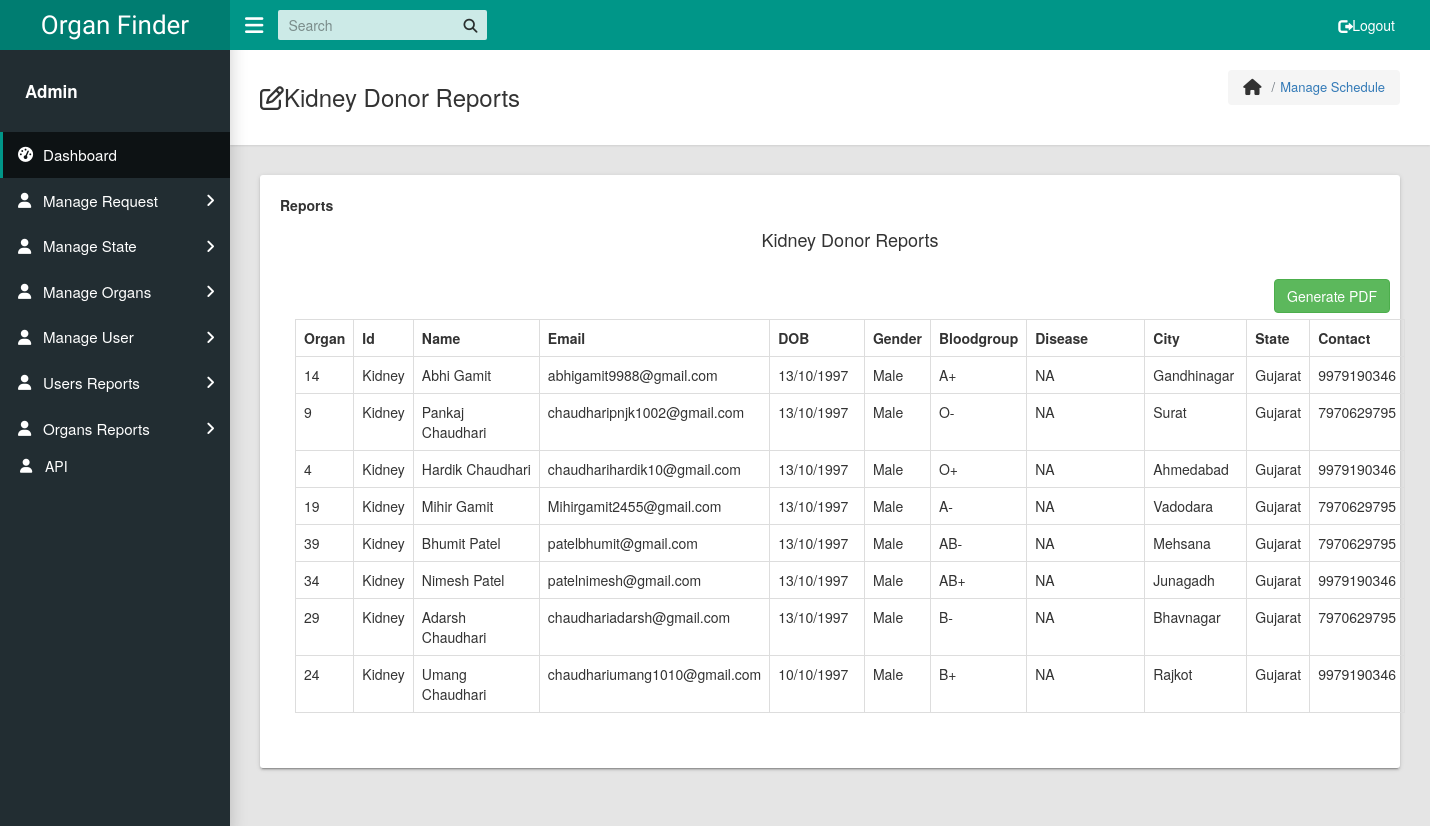
/reports/KidneyDonorReport.php, run on the app's committed database.
### tables this page shows
CREATE TABLE `donorreg` (
  `id` int(11) NOT NULL,
  `d_name` varchar(50) NOT NULL,
  `d_email` varchar(50) NOT NULL,
  `d_pass` varchar(50) NOT NULL,
  `d_dob` varchar(50) NOT NULL,
  `d_gender` varchar(50) NOT NULL,
  `d_bloodgroup` varchar(50) NOT NULL,
  `d_disease` varchar(100) NOT NULL,
  `d_state` varchar(100) NOT NULL,
  `d_category` varchar(150) NOT NULL,
  `d_city` varchar(100) NOT NULL,
  `d_contact` varchar(100) NOT NULL
);

### reports/KidneyDonorReport.php (the view, shortened to what this page needs)
<?php
 function fetch_data()
 {
      $output = '';
    include "../config.php";
    $sql = "SELECT * FROM donorreg Where d_category='Kidney' ";
      $result = mysqli_query($conn, $sql);
      while($row = mysqli_fetch_array($result))
      {
      $output .= '<tr>
                          <td>'.$row["id"].'</td>
                          <td>'.$row["d_category"].'</td>
                          <td>'.$row["d_name"].'</td>
                          <td>'.$row["d_email"].'</td>
                          <td>'.$row["d_dob"].'</td>
                          <td>'.$row["d_gender"].'</td>
                          <td>'.$row["d_bloodgroup"].'</td>
                          <td>'.$row["d_disease"].'</td>
                          <td>'.$row["d_city"].'</td>
                          <td>'.$row["d_state"].'</td>
                          <td>'.$row["d_contact"].'</td>
                     </tr>
                          ';
      }
      return $output;
 }
 ?>
<!DOCTYPE html>
<html lang="en">
<head>
    <link rel="stylesheet" type="text/css" href="../css/main.css">
	<link rel="stylesheet" href="https://maxcdn.bootstrapcdn.com/bootstrap/3.4.0/css/bootstrap.min.css">
    <link rel="stylesheet" type="text/css" href="../../../maxcdn.bootstrapcdn.com/font-awesome/4.7.0/css/font-awesome.min.css">
  </head>
  <body class="app sidebar-mini rtl">
    <header class="app-header"><a class="app-header__logo" href="../dashboard.php">Organ Finder</a>
      <a class="app-sidebar__toggle" href="#" data-toggle="sidebar" aria-label="Hide Sidebar"></a>
      <ul class="app-nav">
        <li class="app-search">
          <input class="app-search__input" type="search" placeholder="Search">
          <button class="app-search__button"><i class="fa fa-search"></i></button>
        </li>
    			<li class="app-nav">
				<a class="treeview-item" href="logout.php"><i class="glyphicon glyphicon-log-out"></i> Logout</a>
				</li>
    </header>
    <aside class="app-sidebar">
      <div class="app-sidebar__user"><img class="app-sidebar__user-avatar" src="admin.png" alt="">
        <div>
          <p class="app-sidebar__user-name"><b>Admin</b></p>
        </div>
      </div>
      <ul class="app-menu">
        <li><a class="app-menu__item active" href="../dashboard.php"><i class="app-menu__icon fa fa-dashboard"></i><span class="app-menu__label">Dashboard</span></a></li>
	<li class="treeview"><a class="app-menu__item" href="#" data-toggle="treeview"><i class="app-menu__icon fa fa-user">
      </i><span class="app-menu__label">Manage Request</span><i class="treeview-indicator fa fa-angle-right"></i></a>
        </li>
        <li class="treeview"><a class="app-menu__item" href="#" data-toggle="treeview"><i class="app-menu__icon fa fa-user"></i><span class="app-menu__label">Manage State</span><i class="treeview-indicator fa fa-angle-right"></i></a>
        </li>
       <li class="treeview"><a class="app-menu__item" href="#" data-toggle="treeview"><i class="app-menu__icon fa fa-user"></i><span class="app-menu__label">Manage Organs</span><i class="treeview-indicator fa fa-angle-right"></i></a>
        </li>
        <li class="treeview"><a class="app-menu__item" href="#" data-toggle="treeview"><i class="app-menu__icon fa fa-user"></i><span class="app-menu__label">Manage User</span><i class="treeview-indicator fa fa-angle-right"></i></a>
        </li>
		<li class="treeview"><a class="app-menu__item" href="#" data-toggle="treeview"><i class="app-menu__icon fa fa-user"></i><span class="app-menu__label"> Users Reports</span><i class="treeview-indicator fa fa-angle-right"></i></a>
		  </li>
		  <li class="treeview"><a class="app-menu__item" href="#" data-toggle="treeview"><i class="app-menu__icon fa fa-user"></i>
		<span class="app-menu__label">Organs Reports</span><i class="treeview-indicator fa fa-angle-right"></i></a>
		  </li>
			  <li><a class="treeview-item" href="../api.php"><i class="app-menu__icon fa fa-user"></i> API</a></li>
      </ul>
    </aside>
	 <main class="app-content">
      <div class="app-title">
        <div>
          <h1><i class="fa fa-edit"></i>Kidney Donor Reports</h1>
        </div>
        <ul class="app-breadcrumb breadcrumb">
          <li class="breadcrumb-item"><i class="fa fa-home fa-lg"></i></li>
          <li class="breadcrumb-item"><a href="#">Manage Schedule</a></li>
        </ul>
      </div>
      <div class="row">
        <div class="col-md-12">
          <div class="tile">
            <div class="row">
              <div class="col-lg-6">
                  <div class="form-group">
                  <label for="exampleSelect1">Reports</label>
            			<div class="container">
                 <h4 align="center">Kidney Donor Reports</h4><br />
                 <div class="table-responsive">
                    <div class="col-md-12" align="right">
                     <form method="post">
                          <input type="submit" name="generate_pdf" class="btn btn-success" value="Generate PDF" />
                     </form>
                     </div>
                     <br/>
                     <br/>
                     <table class="table table-bordered">
                          <tr>
                               <th width="5%">Organ</th>
                               <th width="5%">Id</th>
                               <th width="20%">Name</th>
                               <th width="20%">Email</th>
                               <th width="10%">DOB</th>
                               <th width="5%">Gender</th>
                               <th width="5%">Bloodgroup</th>
                               <th width="20%">Disease</th>
                               <th width="10%">City</th>
                               <th width="10%">State</th>
                               <th width="15%">Contact</th>
                          </tr>
                     <?php
                     echo fetch_data();
                     ?>
                     </table>
                  	</div>
                  </div>
                </div>
            </div>
          </div>
        </div>
      </div>
    </main>
	</body>
</html>

### data on the page
donorreg: id "14", d_category "Kidney", d_name "Abhi Gamit", d_email "abhigamit9988@gmail.com", d_dob "13/10/1997", d_gender "Male", d_bloodgroup "A+", d_disease "NA", d_city "Gandhinagar", d_state "Gujarat", d_contact "9979190346"
donorreg: id "9", d_category "Kidney", d_name "Pankaj Chaudhari", d_email "chaudharipnjk1002@gmail.com", d_dob "13/10/1997", d_gender "Male", d_bloodgroup "O-", d_disease "NA", d_city "Surat", d_state "Gujarat", d_contact "7970629795"
donorreg: id "4", d_category "Kidney", d_name "Hardik Chaudhari", d_email "chaudharihardik10@gmail.com", d_dob "13/10/1997", d_gender "Male", d_bloodgroup "O+", d_disease "NA", d_city "Ahmedabad", d_state "Gujarat", d_contact "9979190346"
donorreg: id "19", d_category "Kidney", d_name "Mihir Gamit", d_email "Mihirgamit2455@gmail.com", d_dob "13/10/1997", d_gender "Male", d_bloodgroup "A-", d_disease "NA", d_city "Vadodara", d_state "Gujarat", d_contact "7970629795"
donorreg: id "39", d_category "Kidney", d_name "Bhumit Patel", d_email "patelbhumit@gmail.com", d_dob "13/10/1997", d_gender "Male", d_bloodgroup "AB-", d_disease "NA", d_city "Mehsana", d_state "Gujarat", d_contact "7970629795"
donorreg: id "34", d_category "Kidney", d_name "Nimesh Patel", d_email "patelnimesh@gmail.com", d_dob "13/10/1997", d_gender "Male", d_bloodgroup "AB+", d_disease "NA", d_city "Junagadh", d_state "Gujarat", d_contact "9979190346"
donorreg: id "29", d_category "Kidney", d_name "Adarsh Chaudhari", d_email "chaudhariadarsh@gmail.com", d_dob "13/10/1997", d_gender "Male", d_bloodgroup "B-", d_disease "NA", d_city "Bhavnagar", d_state "Gujarat", d_contact "7970629795"
donorreg: id "24", d_category "Kidney", d_name "Umang Chaudhari", d_email "chaudhariumang1010@gmail.com", d_dob "10/10/1997", d_gender "Male", d_bloodgroup "B+", d_disease "NA", d_city "Rajkot", d_state "Gujarat", d_contact "9979190346"
